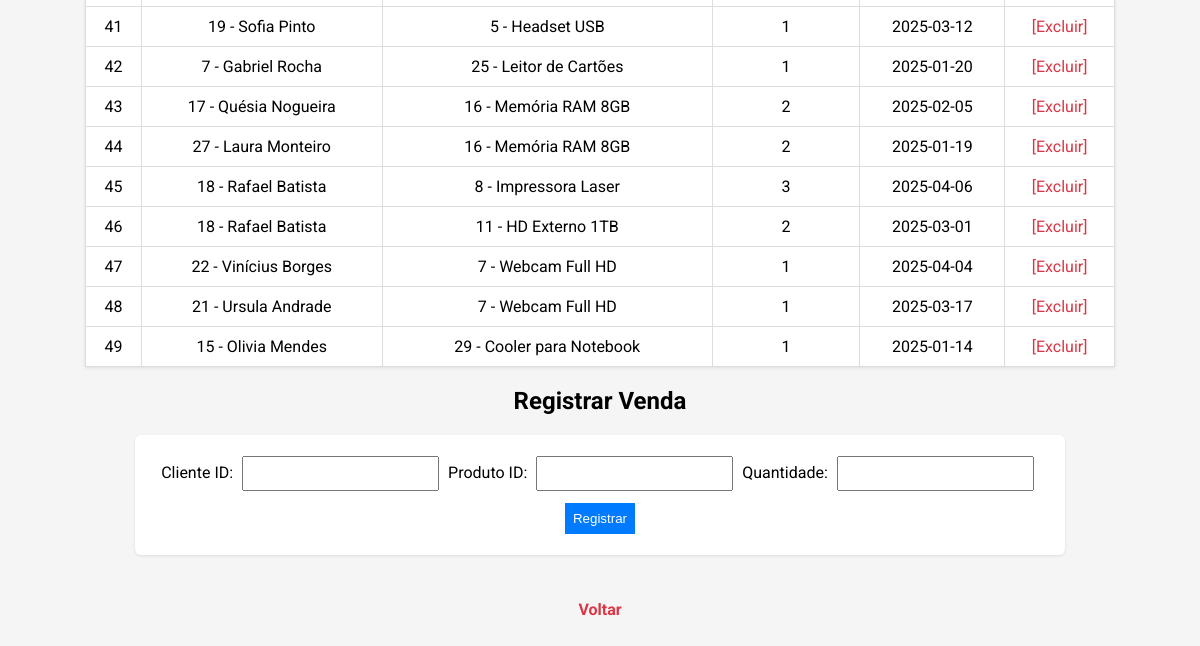
The page /vendas (lower part) on the database as committed earlier.
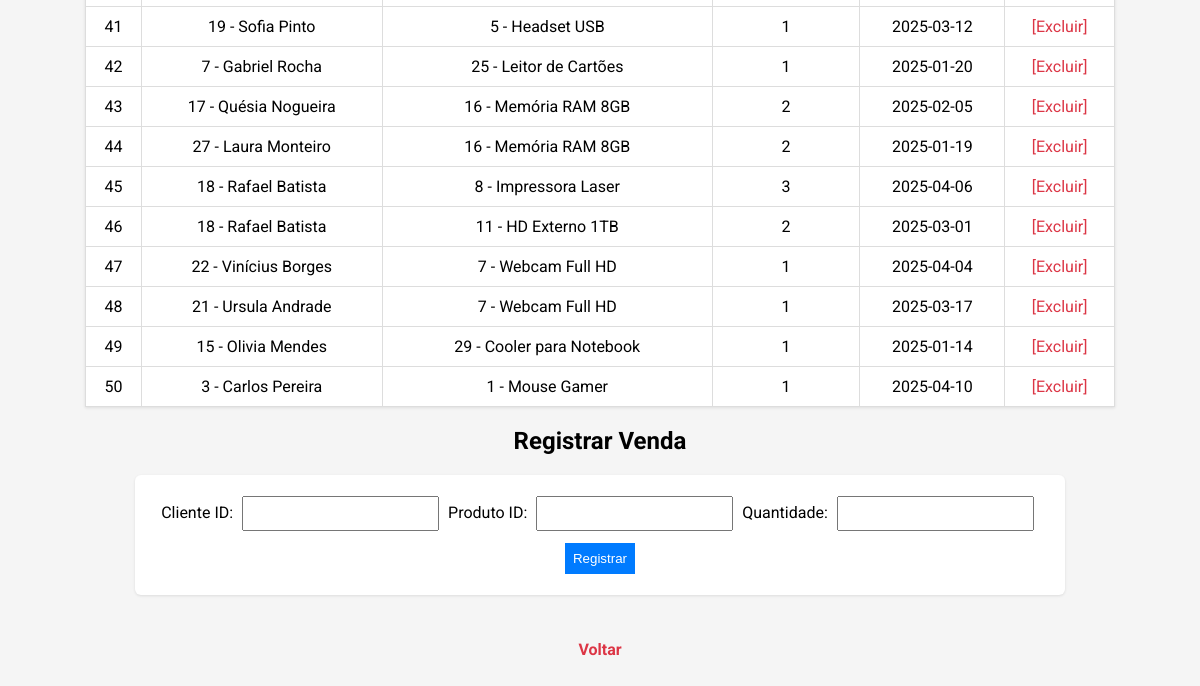
The same page on the database as committed later.
### models/venda.py (models this page shows)
class Venda(Base):
    __tablename__ = "TABvendas"
    id = Column("id", Integer, primary_key=True, autoincrement=True)
    cliente_id = Column("cliente_id", Integer, ForeignKey("TABclientes.id"))
    produto_id = Column("produto_id", Integer, ForeignKey("TABprodutos.id"))
    data_venda = Column("data_venda", Date, default=date.today)
    quantidade = Column("quantidade", Integer, nullable = False)

### models/cliente.py (models this page shows)
class Cliente(Base):
    __tablename__ = "TABclientes"
    id = Column("id", Integer, primary_key=True, autoincrement=True)
    nome = Column("nome", String, nullable = False)
    email = Column("email", String, nullable = False)
    telefone = Column("telefone", Integer, nullable = False)

### models/produto.py (models this page shows)
class Produto(Base):
    __tablename__ = "TABprodutos"
    id = Column("id", Integer, primary_key = True, autoincrement=True)
    nome = Column("nome", String, nullable = False)
    preco = Column("preco", Float, nullable = False)
    estoque = Column("estoque", Integer, nullable = False)

### main.py (the view)
@app.route("/vendas", methods =["GET"])
def listar_vendas():
    cliente_nome = request.args.get("cliente_nome", "").strip()
    produto_nome = request.args.get("produto_nome", "").strip()
    quantidade = request.args.get("quantidade", "").strip()
    data_venda = request.args.get("data_venda", "").strip()
    if data_venda:
        vendas = session.query(Venda).filter(Venda.data_venda == data_venda).all()
    else:
        vendas = session.query(Venda).all()
    resultado = []
    for venda in vendas:
        cliente = session.query(Cliente).filter_by(id=venda.cliente_id).first()
        produto = session.query(Produto).filter_by(id=venda.produto_id).first()
        if cliente_nome and (not cliente or cliente_nome.lower() not in cliente.nome.lower()):
            continue
        if produto_nome and (not produto or produto_nome.lower() not in produto.nome.lower()):
            continue
        resultado.append({
            "id": venda.id,
            "cliente_nome": cliente.nome if cliente else "Cliente não encontrado",
            "produto_nome": produto.nome if produto else "Produto não encontrado",
            "cliente_id": cliente.id if cliente else "N/A",
            "produto_id": produto.id if produto else "N/A",
            "quantidade": venda.quantidade,
            "data_venda": venda.data_venda
    })
    return render_template("vendas.html", vendas=resultado)

### templates/vendas.html (shortened to what this page needs)
<!DOCTYPE html>
<html>
<head>
</head>
<body>
    <table>
        <tbody>
            {% for venda in vendas %}
                <tr>
                    <td>{{ venda.id }}</td>
                    <td>{{ venda.cliente_id }} - {{ venda.cliente_nome }}</td>
                    <td>{{ venda.produto_id }} - {{ venda.produto_nome }}</td>
                    <td>{{ venda.quantidade }}</td>
                    <td>{{ venda.data_venda }}</td>
                    <td><a href="/vendas/excluir/{{ venda.id }}">[Excluir]</a></td>
                </tr>
            {% endfor %}
        </tbody>
    </table>
    <h2>Registrar Venda</h2>
    <form action="/vendas/adicionar" method="post">
        Cliente ID: <input type="number" name="cliente_id" required>
        Produto ID: <input type="number" name="produto_id" required>
        Quantidade: <input type="number" name="quantidade" required>
        <button type="submit">Registrar</button>
    </form>
    <a href="/" class="voltar">Voltar</a>
</body>
</html>

### templates/vendas.html (style rules this page uses)
body { font-family: 'Roboto', sans-serif; background-color: #f5f5f5; padding: 20px; text-align: center; }
h1, h2 { margin-bottom: 10px; }
form { margin: 20px auto; width: 90%; max-width: 900px; background-color: #fff; padding: 15px; border-radius: 6px; box-shadow: 0 1px 3px rgba(0, 0, 0, 0.1); }
form input, form button { padding: 8px; margin: 6px 5px; width: auto; box-sizing: border-box; }
form button { background-color: #007BFF; color: white; border: none; cursor: pointer; }
table { width: 90%; margin: 20px auto; border-collapse: collapse; background-color: white; box-shadow: 0 1px 3px rgba(0, 0, 0, 0.1); }
a { text-decoration: none; color: #dc3545; }
.voltar { display: inline-block; margin-top: 25px; font-weight: bold; }

Rows that differ between the two databases and show on the page:
added Venda: id "50", cliente_id "3", cliente_nome "Carlos Pereira", produto_id "1", produto_nome "Mouse Gamer", quantidade "1", data_venda "2025-04-10"
